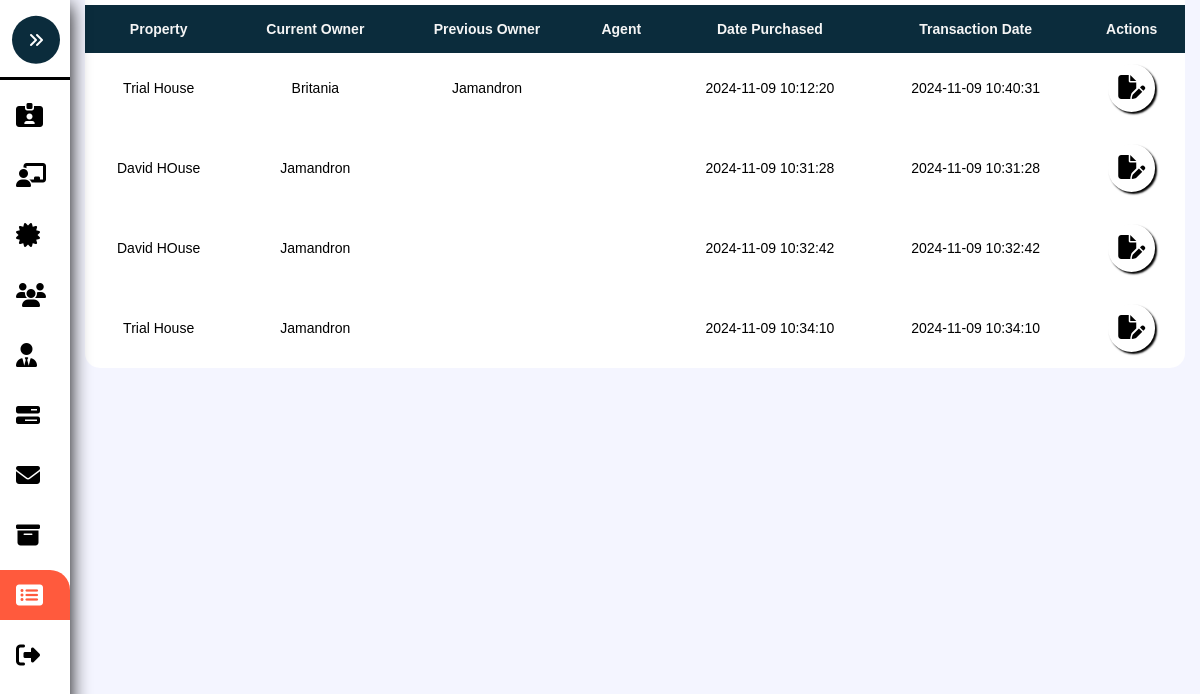
Before: /Admin-SoldProperties.php with the older database file.
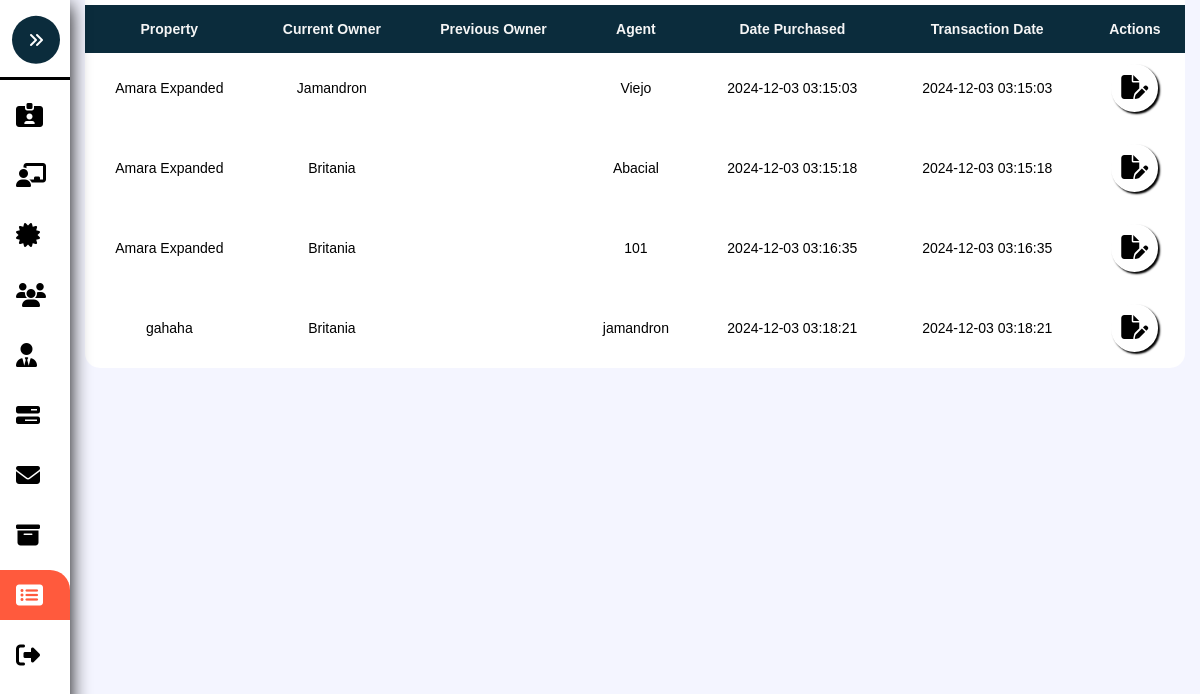
After: the same page with the newer database file.
### tables this page shows
CREATE TABLE `sales` (
  `SaleID` int(8) NOT NULL,
  `Property` varchar(255) NOT NULL,
  `CurrentOwner` varchar(255) NOT NULL,
  `PreviousOwner` varchar(255) NOT NULL,
  `Agent` varchar(255) NOT NULL,
  `Date_Purchased` timestamp NOT NULL DEFAULT current_timestamp(),
  `TransactionDate` timestamp NOT NULL DEFAULT current_timestamp() ON UPDATE current_timestamp(),
  `UserID` int(8) NOT NULL,
  `PropertyID` int(8) NOT NULL,
  `ManagementID` int(8) NOT NULL
);

### Admin-SoldProperties.php (the view, shortened to what this page needs)
<?php
	include './Assets/Php/Connection.php';
?>
<!DOCTYPE html>
<html>
<head>
	<link rel="stylesheet" type="text/css" href="./Assets/Css/Admin.css?v=<?php echo time(); ?>">
</head>
<body>
	<nav class="sidebar close" id="sidebar">
		<header>
			<figure class="image-container">
			</figure>
			<button class="toggle">
				<i class="fa-solid fa-angles-right"></i>
			</button>
		</header>
		<div class="menu-bar">
			<div class="menu">
				<ul class="menu-links">
					<li class="nav-link">
						<a href="./Admin-Account.php" >
							<i class="fa-solid fa-id-card-clip"></i>
						</a>
					</li>
					<li class="nav-link">
						<a href="./Admin-Pending.php">
							<i class="fa-solid fa-chalkboard-user"></i>
						</a>
					</li>
						<li class="nav-link">
							<a href="./Admin-Client.php">
								<i class="fa-solid fa-certificate"></i>
							</a>
						</li>
					<li class="nav-link">
						<a href="./Admin-Users.php" class="dashboard-list-item " >
							<i class="fa-solid fa-users"></i>
						</a>
					</li>
					<li class="nav-link">
						<a href="./Admin-Management.php" class="dashboard-list-item ">
							<i class="fa-solid fa-user-tie"></i>
						</a>
					</li>
					<li class="nav-link">
						<a href="./Admin-Properties.php" class="dashboard-list-item ">
							<i class="fa-solid fa-bars-progress"></i>
						</a>
					</li>
					<li class="nav-link">
						<a href="Admin-Message.php" class="dashboard-list-item">
							<i class="fa-solid fa-envelope"></i>
						</a>
					</li>
					<li class="nav-link">
						<a href="./Admin-Archieve.php" class="dashboard-list-item ">
							<i class="fa-solid fa-box-archive"></i>
						</a>
					</li>
					<li class="nav-link">
						<a href="Admin-SoldProperties.php" class="dashboard-list-item active">
							<i class="fa-solid fa-rectangle-list"></i>
						</a>
					</li>
					<li class="nav-link">
						<a href="./Assets/Php/Logout.php" class="dashboard-list-item">
							<i class="fa-solid fa-right-from-bracket"></i>
						</a>
					</li>
				</ul>
			</div>
		</div>
	</nav>
	<main class="main">
		<section class="Table-section" id="Table-Section">
			<div class="container">
				<table class="table" id="table">
					<tr>
						<th>Property</th>
						<th>Current Owner</th>
						<th>Previous Owner</th>
						<th>Agent</th>
						<th>Date Purchased</th>
						<th>Transaction Date</th>
						<th class="action-center">Actions</th>
					</tr>
					<?php
						$sql = "SELECT * FROM sales";
						$rs = mysqli_query($conn, $sql);
						if($rs){
							while ($row = mysqli_fetch_assoc($rs)) {
								$SaleID = $row['SaleID'];
								$Property = $row['Property'];
								$Owner = $row['CurrentOwner'];
								$Previous = $row['PreviousOwner'];
								$Agent = $row['Agent'];
								$Date_Purchased = $row['Date_Purchased'];
								$Transaction = $row['TransactionDate'];
								echo "
								<tr>
									<td>".$Property."</td>
									<td>".$Owner."</td>
									<td>".$Previous."</td>
									<td>".$Agent	."</td>
									<td>".$Date_Purchased."</td>
									<td>".$Transaction."</td>
							<td class='td-action'>
							<a href='Admin-ViewSales.php?UpdateID=$SaleID' class='custom-tooltip' data-title='Update'>
							<i class='fa-solid fa-file-pen'></i>
							</a>
							</td>
								</tr>
								";
							}
						}
					?>
				</table>
			</div>
		</section>
	</main>
</body>
</html>

### Assets/Css/Admin.css (style rules this page uses)
:root { --dark-jungle-green: hsl(188, 63%, 7%); --prussian-blue: hsl(200, 69%, 14%); --raisin-black-1: hsl(227, 29%, 13%); --raisin-black-2: hsl(229, 17%, 19%); --yellow-green: hsl(89, 72%, 85%); --orange-soda: hsl(9,100%, 62%); --cultured-1: hsl(0, 0%, 93%); --cultured-2:hsl(192, 24%, 96%); --misty-rose: hsl(210, 100%, 97%); --alice-blue: hsl(8, 100%, 97%); --seashell: hsl(8,100%, 97%); --cadet: hsl(0, 0%, 100%); --white: hsl(0,0%, 100%); --black:hsl(0,0%,0%); --opal: hsl(180, 20%, 62%); --head-foot-bg-amaresa: rgba(255, 255, 255, 0.66); --header-bg-amaresa-shadow:0 4px 30px rgba(0, 0, 0, 0.1); --footer-bg-amaresa-shadow:0 -4px 30px rgba(0, 0, 0, 0.1); --amaresa-box-shadow: 2px 2px 2px black; --amaresa-bg:#f0f0f0; --body-color: #F4F5FF; --sidebar-color: #FFF; --sidebar-text-color: #707070; --sidebar-toggle-color: #DDD; --ff-numito-sans:"Nunito Sans", sans-serif; --ff-poppins:"Poppins", sans-serif; --fs-1: 1.875rem; --fs-2: 1.5rem; --fs-3: 1.375rem; --fs-4: 1.125rem; --fs-5: 0.875rem; --fs-6: 0.813rem; --fs-7: 0.75rem; --fw-500: 500; --fw-600: 600; --fw-700: 700; --transition:0.25s ease; --section-spacing: 100px; --shadow-1: 0 5px 20px hsla(219, 56%, 21%, 0.1); --shadow-1: 0 16px 32px hsla(188, 63%, 63%, 0.1); }
*, *::before, *::after { padding: 0; margin: 0; box-sizing: border-box; }
li { list-style: none; }
a { text-decoration: none; }
a, img, span, button, i { display: block; }
button { border:none; outline: none; background: none; font: inherit; text-align: left; cursor: pointer; }
i { pointer-events: none; }
html { font-family: var(--ff-numito-sans); scroll-behavior: smooth; }
body { background: var(--body-color); overflow-x: hidden; }
.container { padding-inline:15px; }
button, a { transition: var(--transition); }
.sidebar { position: fixed; top: 0; left: 0; box-shadow: 2px 2px 15px var(--orange-soda); border-bottom-right-radius: 30px; width: 250px; height: 100vh; background: var(--sidebar-color); transition: .5s ease; z-index: 100; }
.sidebar.close { width: 70px; box-shadow: 0 5px 20px black; }
.sidebar.close .toggle { transform: translate(-50%,-40%); background: var(--prussian-blue); }
.sidebar figure { border-bottom: 3px solid black; position: relative; }
.sidebar header { position: relative; }
.sidebar header .toggle { position: absolute; top: 30%; right:-20%; cursor: pointer; padding: 1rem; background: var(--orange-soda); color: var(--white); border-radius: 100%; display: flex; justify-content: center; align-items: center; transform: rotate(180deg) translate(40%); }
.sidebar .nav-link a { height: 50px; margin-top: 10px; display: flex; justify-content: left; align-items: center; color: black; transition:var(--transition); }
.sidebar .nav-link i { margin-inline: 1rem; font-size: var(--fs-2); }
.sidebar .nav-link .active { color: white; background: var(--orange-soda); border-top-right-radius: 20px; }
.main { position: relative; height: 100vh; left: 250px; width: calc(100% - 250px); transition: .5s ease; }
.sidebar.close ~ .main { left: 70px; width: calc(100% - 70px); }
.Table-section { max-height: 99vh; overflow-x: hidden; position: relative; }
.td-action { position: relative; transition: .3s ease; display: flex; align-items: center; gap: 1rem; justify-content: space-evenly; }
.td-action a { font-size: var(--fs-2); padding: 10px; background: var(--white); box-shadow: var(--amaresa-box-shadow); border-radius: 26px; color: black; }
.custom-tooltip { position: relative; display: inline-block; cursor: pointer; }

Changed rows visible on the page:
removed sales: Property "Trial House", CurrentOwner "Britania", PreviousOwner "Jamandron", Date_Purchased "2024-11-09 10:12:20", TransactionDate "2024-11-09 10:40:31"
removed sales: Property "David HOuse", CurrentOwner "Jamandron", Date_Purchased "2024-11-09 10:31:28", TransactionDate "2024-11-09 10:31:28"
removed sales: Property "David HOuse", CurrentOwner "Jamandron", Date_Purchased "2024-11-09 10:32:42", TransactionDate "2024-11-09 10:32:42"
removed sales: Property "Trial House", CurrentOwner "Jamandron", Date_Purchased "2024-11-09 10:34:10", TransactionDate "2024-11-09 10:34:10"
added sales: Property "Amara Expanded", CurrentOwner "Jamandron", Agent "Viejo", Date_Purchased "2024-12-03 03:15:03", TransactionDate "2024-12-03 03:15:03"
added sales: Property "Amara Expanded", CurrentOwner "Britania", Agent "Abacial", Date_Purchased "2024-12-03 03:15:18", TransactionDate "2024-12-03 03:15:18"
added sales: Property "Amara Expanded", CurrentOwner "Britania", Agent "101", Date_Purchased "2024-12-03 03:16:35", TransactionDate "2024-12-03 03:16:35"
added sales: Property "gahaha", CurrentOwner "Britania", Agent "jamandron", Date_Purchased "2024-12-03 03:18:21", TransactionDate "2024-12-03 03:18:21"
